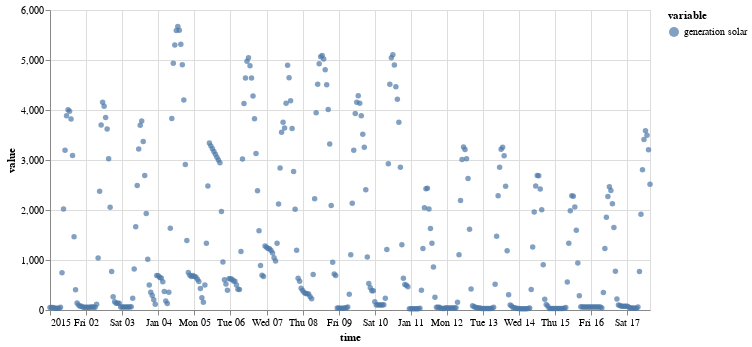

Notebook code cell kept with this figure:
### Markdown cell above
With univariate TimeSeries

### Code cell
on.Plot(ts_uni.head(400))\
    .add(on.marks.dots)\
    .properties(width=600)\
    .show()

### Figure 1 — Vega specification as saved in the notebook (floating-point values rounded to 4 significant figures; data arrays with more than 128 entries replaced by an {"elided": "..."} marker saying what was removed)
{"$schema": "https://vega.github.io/schema/vega/v5.json", "data": [{"name": "source_0", "values": {"elided": "400 records"}, "transform": [{"type": "formula", "expr": "toDate(datum['time'])", "as": "time"}]}, {"name": "source_0_y_domain_value", "values": [{"min": 23.0, "max": 5668.0}]}, {"name": "source_0_color_domain_variable", "values": [{"variable": "generation solar"}]}], "marks": [{"type": "symbol", "name": "layer_0_marks", "from": {"data": "source_0"}, "encode": {"update": {"fill": {"field": "variable", "scale": "color"}, "shape": {"value": "circle"}, "opacity": {"value": 0.7}, "x": {"field": "time", "scale": "x"}, "y": {"field": "value", "scale": "y"}}}, "style": ["circle"]}], "scales": [{"name": "x", "type": "time", "domain": {"data": "source_0", "field": "time"}, "range": [0, {"signal": "width"}]}, {"name": "y", "type": "linear", "domain": [{"signal": "(data(\"source_0_y_domain_value\")[0] || {}).min"}, {"signal": "(data(\"source_0_y_domain_value\")[0] || {}).max"}], "range": [{"signal": "height"}, 0], "nice": true, "zero": true}, {"name": "color", "type": "ordinal", "domain": {"data": "source_0_color_domain_variable", "field": "variable", "sort": true}, "range": "category"}], "axes": [{"scale": "x", "labels": false, "gridScale": "y", "maxExtent": 0, "minExtent": 0, "aria": false, "zindex": 0, "ticks": false, "tickCount": {"signal": "ceil(width/40)"}, "domain": false, "orient": "bottom", "grid": true}, {"scale": "y", "zindex": 0, "ticks": false, "domain": false, "grid": true, "gridScale": "x", "tickCount": {"signal": "ceil(height/40)"}, "orient": "left", "labels": false, "aria": false, "maxExtent": 0, "minExtent": 0}, {"scale": "x", "labelFlush": true, "labelOverlap": true, "tickCount": {"signal": "ceil(width/40)"}, "grid": false, "orient": "bottom", "zindex": 0, "title": "time"}, {"scale": "y", "labelOverlap": true, "orient": "left", "grid": false, "tickCount": {"signal": "ceil(height/40)"}, "zindex": 0, "title": "value"}], "background": "white", "height": 300, "legends": [{"fill": "color", "symbolType": "circle", "title": "variable", "encode": {"symbols": {"update": {"opacity": {"value": 0.7}}}}}], "style": "cell", "width": 600, "padding": 5}
